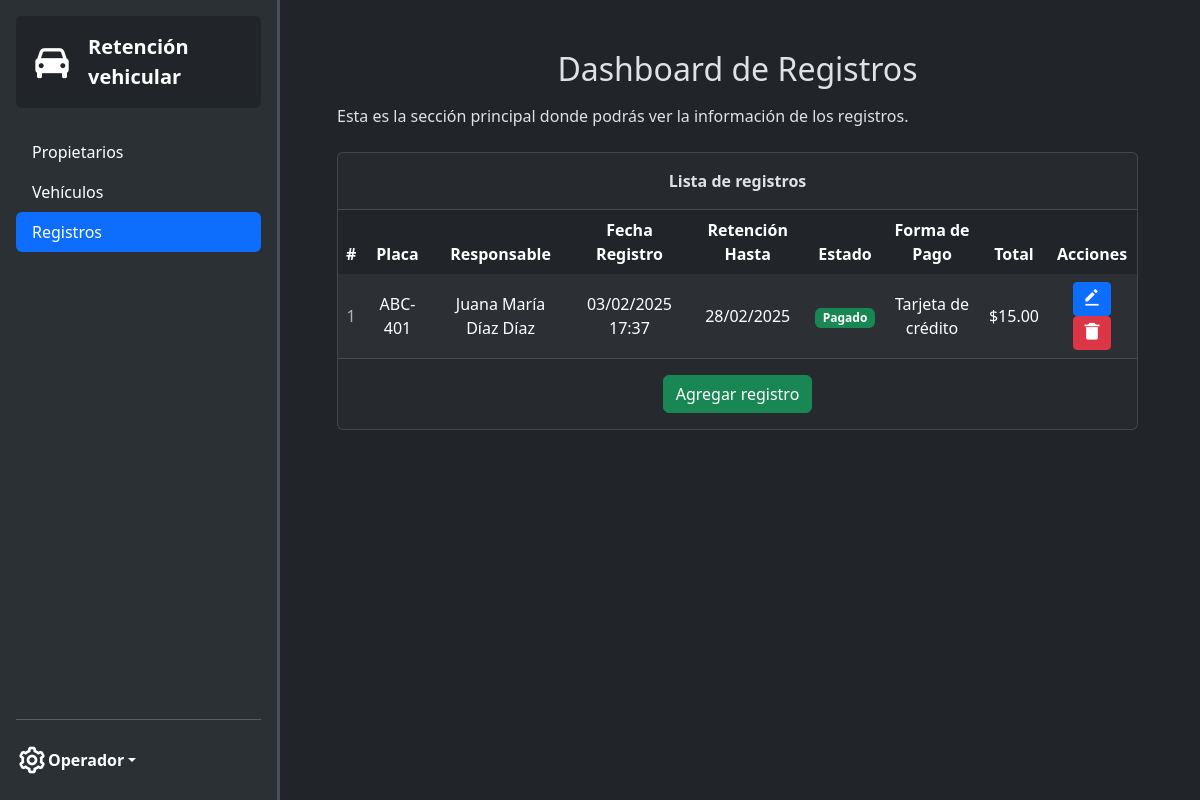
The app's page /operador?action=registrosDashboard (signed in) with its own data.
### tables this page shows
CREATE TABLE `registros` (
  `codigo_registro` int(11) NOT NULL AUTO_INCREMENT,
  `fecha` timestamp NOT NULL DEFAULT current_timestamp(),
  `estado` enum('pagado','pendiente') NOT NULL,
  `id_forma_pago` int(11) DEFAULT NULL,
  `placa_vehiculo` varchar(10) NOT NULL,
  `cedula_responsable` varchar(20) NOT NULL,
  `total` decimal(10,2) DEFAULT NULL,
  `fecha_retener_hasta` date NOT NULL,
  PRIMARY KEY (`codigo_registro`),
  KEY `id_forma_pago` (`id_forma_pago`),
  KEY `placa_vehiculo` (`placa_vehiculo`),
  KEY `cedula_responsable` (`cedula_responsable`),
  CONSTRAINT `registros_ibfk_1` FOREIGN KEY (`id_forma_pago`) REFERENCES `formas_pago` (`id_forma_pago`) ON UPDATE CASCADE,
  CONSTRAINT `registros_ibfk_2` FOREIGN KEY (`placa_vehiculo`) REFERENCES `vehiculos` (`placa`) ON UPDATE CASCADE,
  CONSTRAINT `registros_ibfk_3` FOREIGN KEY (`cedula_responsable`) REFERENCES `responsables` (`cedula_responsable`) ON UPDATE CASCADE
);

CREATE TABLE `formas_pago` (
  `id_forma_pago` int(11) NOT NULL AUTO_INCREMENT,
  `detalle` varchar(50) NOT NULL,
  PRIMARY KEY (`id_forma_pago`),
  UNIQUE KEY `detalle` (`detalle`)
);

### app/core/Database.php (called while the page is built)
<?php
class Database
{
    private static $instance = null;
    private $pdo;
    private function __construct()
    {
        $configs = require __DIR__ . '/../config/configs.php';
        $db = $configs['database'];
        try {
            $this->pdo = new PDO(
                "mysql:host={$db['host']};dbname={$db['name']};port={$db['port']}",
                $db['user'],
                $db['password']
            );
            $this->pdo->setAttribute(PDO::ATTR_ERRMODE, PDO::ERRMODE_EXCEPTION);
            $this->pdo->setAttribute(PDO::ATTR_DEFAULT_FETCH_MODE, PDO::FETCH_ASSOC);
        } catch (PDOException $e) {
            die("Error en la conexión a la base de datos: " . $e->getMessage());
        }
    }
    public static function getInstance()
    {
        if (self::$instance === null) {
            self::$instance = new self();
        }
        return self::$instance;
    }
    public function getConnection()
    {
        return $this->pdo;
    }
}

### app/config/configs.php (called while the page is built)
<?php
$configs = [
    'database' => [
        'host' => 'localhost',
        'port' => '3306',
        'name' => 'sis_retencion_vehicular',
        'user' => 'root',
        'password' => '',
    ],
    'app' => [
        'base_url' => 'http://localhost/retencion-vehicular',
        'timezone' => 'America/Guayaquil',
    ],
];
return $configs;

### app/controllers/RegistroController.php (called while the page is built, shortened)
<?php
require_once 'app/models/RegistroModel.php';
class RegistroController {
    private RegistroModel $model;
    public function __construct()
    {
        $this->model = new RegistroModel();
    }
    public function listarRegistros()
    {
        try {
            return $this->model->readRegistros();
        } catch (\Exception $e) {
            error_log("Error en listarRegistros: " . $e->getMessage());
            return [];
        }
    }
}

### app/models/RegistroModel.php (called while the page is built, shortened)
<?php
require_once __DIR__ . '/../core/Database.php';
class RegistroModel {
    private $db;
    public function __construct()
    {
        $this->db = Database::getInstance()->getConnection();
    }
    public function readRegistros(): array|false
    {
        try {
            $stmt = $this->db->query("
        SELECT
            r.codigo_registro,
            r.fecha,
            r.estado,
            r.total,
            r.fecha_retener_hasta,
            fp.detalle AS forma_pago,
            fp.id_forma_pago AS id_forma_pago,
            v.placa AS vehiculo,
            r.placa_vehiculo,
            r.cedula_responsable,
            CONCAT(res.nombres_responsable, ' ', res.apellidos_responsable) AS responsable,
            GROUP_CONCAT(a.id_actividad ORDER BY a.id_actividad SEPARATOR ',') AS actividades
        FROM registros r
        LEFT JOIN formas_pago fp ON r.id_forma_pago = fp.id_forma_pago
        INNER JOIN vehiculos v ON r.placa_vehiculo = v.placa
        INNER JOIN responsables res ON r.cedula_responsable = res.cedula_responsable
        LEFT JOIN detalle_registro dr ON r.codigo_registro = dr.codigo_registro
        LEFT JOIN actividades a ON dr.id_actividad = a.id_actividad
        GROUP BY r.codigo_registro, r.placa_vehiculo, r.cedula_responsable
        ORDER BY r.fecha DESC
    ");
            return $stmt->fetchAll();
        } catch (PDOException $e) {
            error_log("Error en readRegistros: " . $e->getMessage());
            return false;
        }
    }
}

### app/views/operador/registrosDashboard.php (the view, shortened to what this page needs)
<?php
require_once __DIR__ . '/../../controllers/RegistroController.php';
$registroController = new RegistroController();
$listaRegistros = $registroController->listarRegistros();
?>
<!doctype html>
<html lang="en" data-bs-theme="dark">
<head>
    <link href="https://cdn.jsdelivr.net/npm/bootstrap@5.3.3/dist/css/bootstrap.min.css" rel="stylesheet">
    <link href='https://unpkg.com/boxicons@2.1.4/css/boxicons.min.css' rel='stylesheet'>
    <link rel="stylesheet" href="http://localhost/retencion-vehicular/public/css/styles.css">
</head>
<body class="d-flex">
<div class="d-flex flex-column border-end border-3 flex-shrink-0 bg-body-tertiary p-3 sticky" style="width: 280px; height: 100vh; position: fixed; z-index: 100">
    <a href="http://localhost/retencion-vehicular/operador?action=propietariosDashboard" class="bg-body rounded p-3 d-flex align-items-center mb-4 link-body-emphasis text-decoration-none">
        <i class='bx bxs-car me-3' style="font-size: 40px"></i>
        <span class="fs-5 fw-bold text-align-center">Retención vehicular</span>
    </a>
    <ul class="nav nav-pills flex-column mb-auto">
        <li class="nav-item">
            <a href="http://localhost/retencion-vehicular/operador?action=propietariosDashboard" class="nav-link link-body-emphasis">
                Propietarios
            </a>
        </li>
        <li class="nav-item">
            <a href="http://localhost/retencion-vehicular/operador?action=vehiculosDashboard" class="nav-link link-body-emphasis">
                Vehículos
            </a>
        </li>
        <li class="nav-item">
            <a href="http://localhost/retencion-vehicular/operador?action=registrosDashboard" class="nav-link active">
                Registros
            </a>
        </li>
    </ul>
    <hr>
    <div class="dropdown">
        <a href="#" class="d-flex align-items-center link-body-emphasis text-decoration-none dropdown-toggle" data-bs-toggle="dropdown" aria-expanded="false">
            <i class='bx bx-cog my-2' style="font-size: 32px"></i>
            <strong>Operador</strong>
        </a>
    </div>
</div>
<div class="container" style="margin: 50px 50px 50px 325px">
    <h2 class="text-center">Dashboard de Registros</h2>
    <p class="my-3">Esta es la sección principal donde podrás ver la información de los registros.</p>
    <div class="row my-2 pb-5">
        <div class="col-md-12 my-2">
            <div class="main-card mb-3 card">
                <div class="card-header fw-semibold p-3 text-center">Lista de registros</div>
                <div class="table-responsive">
                    <table class="align-middle mb-0 table table-borderless table-hover table-striped">
                        <thead>
                        <tr>
                            <th class="text-center">#</th>
                            <th class="text-center">Placa</th>
                            <th class="text-center">Responsable</th>
                            <th class="text-center">Fecha Registro</th>
                            <th class="text-center">Retención Hasta</th>
                            <th class="text-center">Estado</th>
                            <th class="text-center">Forma de Pago</th>
                            <th class="text-center">Total</th>
                            <th class="text-center">Acciones</th>
                        </tr>
                        </thead>
                        <tbody class="table-group-divider">
                        <?php if (empty($listaRegistros)) { ?>
                            <tr>
                                <td class="text-center" colspan="9">No hay registros</td>
                            </tr>
                        <?php } else { ?>
                            <?php foreach ($listaRegistros as $index => $registro) { ?>
                                <tr>
                                    <td class="text-center text-muted"><?php echo $index + 1; ?></td>
                                    <td class="text-center"><?php echo htmlspecialchars($registro['placa_vehiculo']); ?></td>
                                    <td class="text-center"><?php echo htmlspecialchars($registro['responsable']); ?></td>
                                    <td class="text-center"><?php echo date("d/m/Y H:i", strtotime($registro['fecha'])); ?></td>
                                    <td class="text-center"><?php echo date("d/m/Y", strtotime($registro['fecha_retener_hasta'])); ?></td>
                                    <td class="text-center">
                                        <?php if ($registro['estado'] === 'pagado') { ?>
                                            <span class="badge bg-success">Pagado</span>
                                        <?php } else { ?>
                                            <span class="badge bg-warning text-dark">Pendiente</span>
                                        <?php } ?>
                                    </td>
                                    <td class="text-center"><?php echo $registro['forma_pago'] ? htmlspecialchars($registro['forma_pago']) : 'N/A'; ?></td>
                                    <td class="text-center">$<?php echo number_format($registro['total'], 2); ?></td>
                                    <td class="text-center">
                                        <button type="button" class="btn btn-primary btn-sm btn-editar"
                                                data-codigo="<?php echo $registro['codigo_registro']; ?>"
                                                data-placa="<?php echo $registro['placa_vehiculo']; ?>"
                                                data-responsable="<?php echo $registro['cedula_responsable']; ?>"
                                                data-estado="<?php echo $registro['estado']; ?>"
                                                data-retener="<?php echo $registro['fecha_retener_hasta']; ?>"
                                                data-forma-pago='<?php echo $registro['id_forma_pago']; ?>'
                                                data-actividades="<?php echo $registro['actividades']; ?>"
                                                data-bs-toggle="modal" data-bs-target="#editaModal"
                                        >
                                            <i class='bx bxs-edit-alt' style="font-size: 20px"></i>
                                        </button>
                                        <button type="button" class="btn btn-danger btn-sm btn-eliminar"
                                                data-codigo="<?php echo htmlspecialchars($registro['codigo_registro']); ?>"
                                                data-bs-toggle="modal" data-bs-target="#deleteModal"
                                        >
                                            <i class='bx bxs-trash-alt' style="font-size: 20px"></i>
                                        </button>
                                    </td>
                                </tr>
                            <?php } ?>
                        <?php } ?>
                        </tbody>
                    </table>
                </div>
                <div class="d-block text-center card-footer">
                    <a type="button" class="btn btn-success my-2" data-bs-toggle="modal" data-bs-target="#agregarModal">Agregar registro</a>
                </div>
            </div>
        </div>
    </div>
</div>
</body>
</html>

### public/css/styles.css (style rules this page uses)
body { height: 100vh; margin: 0; }

### records on screen
registros: placa_vehiculo "ABC-401", responsable "Juana María Díaz Díaz", fecha "03/02/2025 17:37", fecha_retener_hasta "28/02/2025", estado "Pagado", id_forma_pago.detalle "Tarjeta de crédito", total "15.00"
